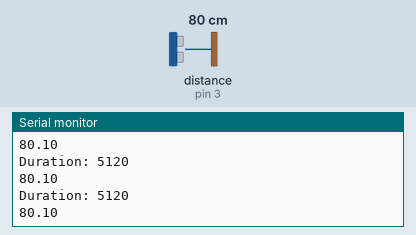
Bench run of a sketch on a simulated Arduino Uno, built with avr-gcc and run on an emulated ATmega328P. On the bench: the last lines printed to the serial monitor. Wiring (inferred from the names in the program): ultrasonic range finder: trigger pin 8; echo pin 3. Inputs (shaded band) come from the test bench; at power-on: distance to the obstacle (sensor on pin 3) 80 cm. The echo pulse lasts 58.3 µs per cm.

Above: at 1.2 s.
1.3 s: distance to the obstacle (sensor on pin 3) set to 2 cm
At 1.41 s:
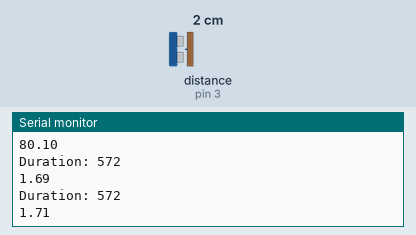
2.8 s: distance to the obstacle (sensor on pin 3) set to 4 cm
At 2.81 s:
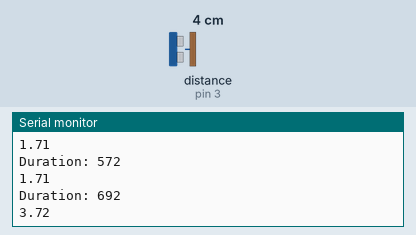
Timing chart, 0 to 5.8 s (numbered marks = the images above; inputs shaded):
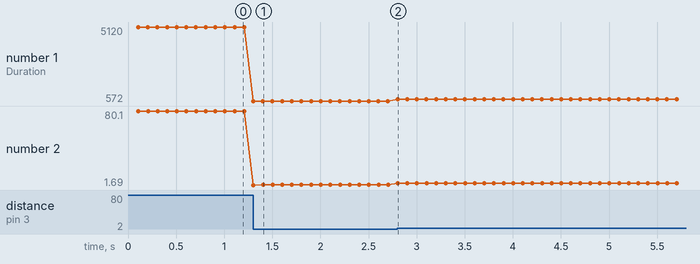

Measured:
- after the input at 1.3 s, the serial monitor: prints a new line at once (image 1)
- after the input at 2.8 s, the serial monitor: prints a new line at once (image 2)
- plotted number 1: 5120 → 572 after the input at 1.3 s, 572 → 688 after the input at 2.8 s
- plotted number 2: 80.1 → 1.71 after the input at 1.3 s, 1.71 → 3.71 after the input at 2.8 s

The sketch:

sketch_oct1b.ino
```cpp
/*
*
* Goals: Measure the time it takes for pulseIn
* Problem: Pulse in acts as a delay
*/
#define ECHO_PIN 3
#define TRIGGER_PIN 8

unsigned long lastTimeUltraSonicTrigger = millis();
unsigned long ultrasonicTriggerDelay = 100;


void setup() {
  Serial.begin(115200);
  pinMode(ECHO_PIN, INPUT);
  pinMode(TRIGGER_PIN, OUTPUT);

}
//set trigger to high for 10us
void triggerUltrasonicSensor(){
  //Setting low just in case
  digitalWrite(TRIGGER_PIN, LOW);
  delayMicroseconds(2);
  digitalWrite(TRIGGER_PIN, HIGH);
  delayMicroseconds(10);
  digitalWrite(TRIGGER_PIN, LOW);
}

double getUltrasonicDistance(){

  unsigned long timeBegin = micros();

  //Problem: pulseIn acts as a delay... thus we get the same issues as getting a delay.
  //Prevents a program doing multiple things quickly
  //delay of upto ~25ms, calling every 100ms. waiting 25% of the time of computation time.
  //for one sensor... imagine if we had multiple sensors.
  double timeDurationInMicros = pulseIn(ECHO_PIN, HIGH);

  unsigned long timeAfterPulseIn = micros();

  unsigned long timeForPulseInToRun = timeAfterPulseIn - timeBegin;

  Serial.print("Duration: ");
  Serial.println(timeForPulseInToRun);

  double distanceInCentimeters = timeDurationInMicros / 58.0;
  // double ditanceInInches = distanceInCentimeters / 2.54;

  return distanceInCentimeters;

}

void loop() {
  unsigned long timeNow = millis();

  if((timeNow - lastTimeUltraSonicTrigger) > ultrasonicTriggerDelay){
    lastTimeUltraSonicTrigger += ultrasonicTriggerDelay;
    //Trigger Sensor
    triggerUltrasonicSensor();
    //Read pulse
    Serial.println(getUltrasonicDistance());
  }
}
```
